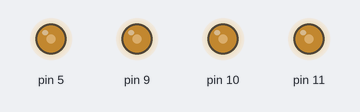
Simulated run of this sketch. Board: Arduino Uno, built with avr-gcc and run on an emulated ATmega328P. Shown: output pins drawn as LEDs (lit = HIGH).

Above: at 0.05 s.
At 3.0 s:
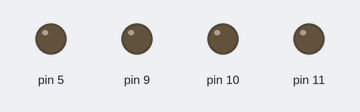
Timing chart, 0 to 6.9 s (numbered marks = the images above):
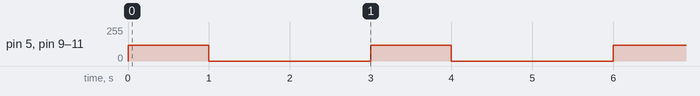

The sketch:

PruebaPWM_Frecuencia.ino
```cpp
void setup() {
  // put your setup code here, to run once:
  pinMode(5, OUTPUT);
  pinMode(9, OUTPUT);
  pinMode(10, OUTPUT);
  pinMode(11, OUTPUT);

  Serial.begin(115200);

  TCCR2A = _BV(COM2A1) | _BV(COM2B1) | _BV(WGM21) | _BV(WGM20);
  TCCR2B = _BV(CS22);

  TCCR1A = _BV(COM1A1) | _BV(COM1B1) | _BV(WGM10);
  TCCR1B = _BV(CS11) | _BV(CS10) | _BV(WGM12);
  //  bitSet(TCCR2B, WGM22);
}

void loop() {
  // put your main code here, to run repeatedly:
  analogWrite(5,120);
  analogWrite(9,120);
  analogWrite(10,120);
  analogWrite(11,120);
  delay(1000);

  analogWrite(5,0);
  analogWrite(9,0);
  analogWrite(10,0);
  analogWrite(11,0);
  delay(2000);

//  Serial.println("Registros");
//  Serial.println("TCCR1A");
//  Serial.println(TCCR1A, BIN);
//  Serial.println("TCCR1B");
//  Serial.println(TCCR1B, BIN);
//  Serial.println("TCCR2A");
//  Serial.println(TCCR2A, BIN);
//  Serial.println("TCCR2B");
//  Serial.println(TCCR2B, BIN);
//  Serial.println();
//  delay(3000);
}
```

Measured:
- by itself, pin 5, pin 9–11: alternates 120/255 for 1.0 s and 0/255 for 2.0 s
